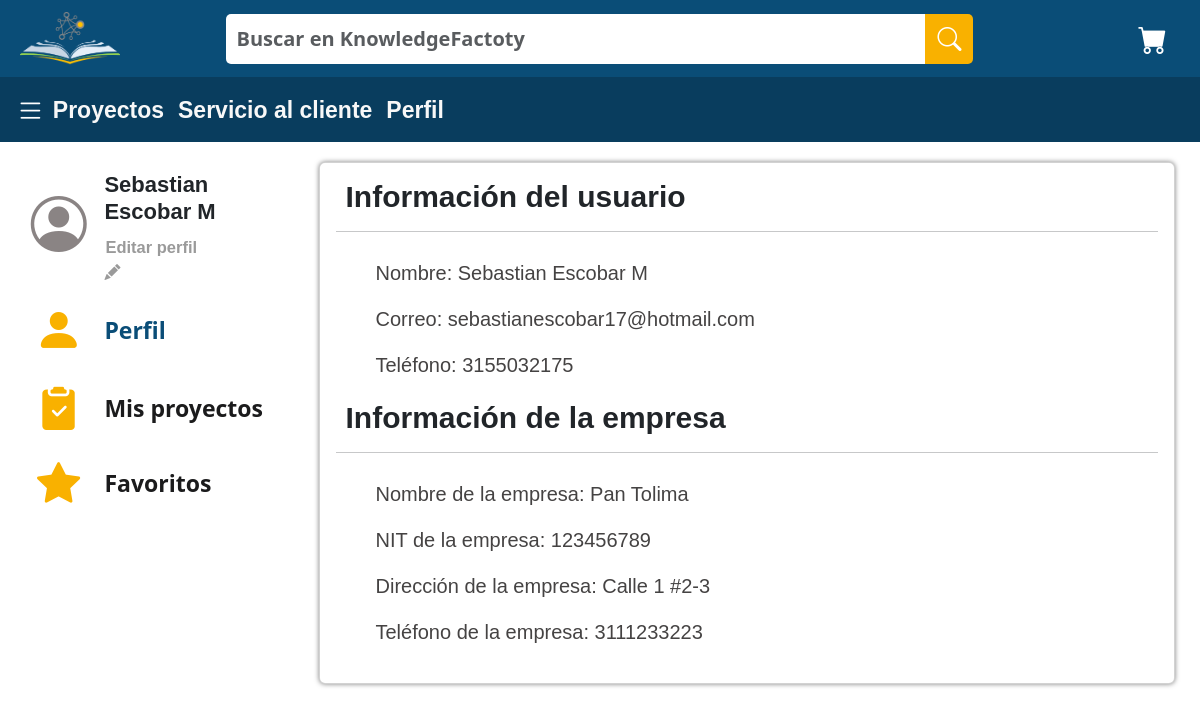
The app's page /Perfil/ (signed in) with its own data.
### test_app/models.py (models this page shows, shortened)
class User(AbstractBaseUser, PermissionsMixin):
    cc = models.CharField(auto_created=False, primary_key=True, serialize=False, verbose_name='CC', max_length=10)
    fullname = models.CharField(max_length=50)
    phoneNumberU = models.CharField(max_length=15)
    email = models.EmailField(max_length=100, verbose_name="email", unique=True)
    password = models.CharField(max_length=100)
    birthday = models.DateField()
    is_staff = models.BooleanField(default=True) #esto es necesario para el login. Aunque podemos ignorarlo en el modelo de datos.
    is_active = models.BooleanField(default=True) #esto es necesario para el login. Aunque podemos ignorarlo en el modelo de datos.
    is_superuser = models.BooleanField(default=False) #esto es necesario para el login. Aunque podemos ignorarlo en el modelo de datos.
    objects = CustomUserManager()
    USERNAME_FIELD = 'email'
    REQUIRED_FIELDS = ['cc', 'fullname', 'phoneNumberU', 'password', 'birthday']
    class Meta:
        verbose_name = 'User'
        verbose_name_plural = 'Users'

class Company(models.Model):
    nit = models.CharField(auto_created=False, primary_key=True, serialize=False, verbose_name='NIT', max_length=9)
    name = models.CharField(max_length=50)
    phoneNumberC = models.CharField(max_length=15)
    address = models.CharField(max_length=300)
    user = models.ForeignKey(User, on_delete=models.CASCADE)
    objects = CompanyManager()
    REQUIRED_FIELDS = ['nit', 'name', 'phoneNumber', 'address', 'user']

### test_app/views.py (the view)
# urls.py: path('Perfil/',views.ProfileView.as_view(), name="profile"),
class ProfileView(TemplateView):
    template_name="test_app/Profile.html"
    def get (self, req):
        user=get_object_or_404(User,pk=req.user.cc)
        if Company.objects.filter(user=user.cc).count(): # Si el usuario tiene empresa asociada se hace get de la company
            company=get_object_or_404(Company,user=req.user.cc)
        else:
            company=None
        return render(req, 'test_app/Profile.html', {'user':user,'company':company})

### test_app/templates/test_app/Profile.html (shortened to what this page needs)
{% extends 'test_app/base.html' %}
{% load static %}
{% block content %}
<!DOCTYPE html>
<html lang="en">
<head>
    <link href="https://cdn.jsdelivr.net/npm/bootstrap@5.3.0-alpha2/dist/css/bootstrap.min.css" rel="stylesheet">
    <link rel="stylesheet" href="https://cdn.jsdelivr.net/npm/bootstrap-icons@1.10.3/font/bootstrap-icons.css">
    <link rel="stylesheet" href='{% static "CSS/styleProfile.css" %}'>
</head>
<body>
    <header class="container-fluid text-center" style="padding: 10px;  background-color: #0A4D77;">
        <div class="row align-items-center" style="padding-left: 10px; padding-right: 10px;">
          <div class="col-2 image_locate">
            <img src='{% static "/Images/Logo_DreamsBank.png" %}' alt="Logo de DreamsBank" style="width: 100px;">
          </div>
          <div class="col-8 items_search_locate" style="display: flex; justify-content: center;">
            <form class="form-inline">
              <div class="input-group" style="flex-shrink: 0;">
                <input id="input_search" type="text" class="form-control" placeholder="Buscar en KnowledgeFactoty" style="width: 700px;">
                <div class="input-group-append">
                  <button class="btn btn-secondary" type="button" style="background-color: #F9B100; border: 0; border-radius: 0px ; border-top-right-radius: 5px; border-bottom-right-radius: 5px; width: 100%; height: 100%;">
                    <i class="bi bi-search" style="font-size: 1.5em;"></i>
                  </button>
                </div>
              </div>
            </form>
          </div>
          <div class="col-2" style="display: flex; justify-content: end;">
            <button class="btn btn-link">
              <i class="bi bi-cart-fill" style="color: #fff; font-size: 1.8em;"></i>
            </button>
          </div>
        </div>
      </header>
      <header class="row-fluid text-center" style="padding: 10px; padding-left: 15px; padding-right: 15px; background-color: #093D5E;">
        <div class="menu-bar">
            <div class="icon_menu_bar">
              <button class="btn btn-link" style="padding: 0;">
                <i id="sideMenu" class="bi bi-list" style="color: #fff; font-size: 1.8em;z-index: 1;"></i>
              </button>
            </div>
            <a href="{% url 'homePage' %}" class="menu-item">Proyectos</a>
            <a href="#" class="menu-item">Servicio al cliente</a>
            <a href="{% url 'profile' %}" class="menu-item">Perfil</a>
          </div>
      </header>
    <div class="PrimaryBox">
      <div class="container-fluid" style="padding: 10px; padding-top: 20px; padding-bottom: 20px">
        <div class="row" style="padding-left: 15px; padding-right: 15px; padding-bottom: 25px;">
          <div class="col-3" style="margin: 0px; justify-content: space-between;">
            <div class="row" style="margin: 0px; margin-bottom: 10px;">
              <div class="col-3" style="display: flex ;align-items: center; justify-content:center ;">
                <i class="bi bi-person-circle" style="color: #8a8484; font-size: 3.5em;"></i>
              </div>
              <div class="col-9" style="display: flex; align-items: center,start; justify-content: left ;flex-direction: column; padding-top: 10px;">
                <div class="row" style="flex: 1; align-items: end;">
                  <h4 class="name-profile-view">{{user.fullname}}</h4>
                </div>
                <div class="row" style="flex: 1;align-items: start; display: flex;">
                  <div class="col-8" style="align-items: start">
                    <a href="{% url "editProfile" %}" target="_self" id="text_editProfile" class="btn btn-link" style="font-family: 'Roboto Flex', 'Arial', 'sans-serif'; font-weight: bold; color: #9A9A9A; text-decoration: none; font-size: 16.5px; width: fit-content; padding: 0px;">Editar perfil</a>
                    <a href="{% url "editProfile" %}" target="_self" id="icon_editProfile" class="bi bi-pencil-fill" style="color: #9a9a9a;"></a>
                  </div>
                </div>
              </div>
            </div>
            <div class="row" style="margin: 0px; margin-bottom: 10px;">
              <div class="col-3"  style="display: flex ;align-items: center; justify-content:center ;">
                <a href="{% url "profile" %}" target="_self" class="bi bi-person-fill" style="color: #F9B100; font-size: 3.0em;"></a>
              </div>
              <div class="col" style="align-items: center; display: flex;">
                <a href="{% url "profile" %}" target="_self" style="color: #0A4D77; font-size: 23px; text-decoration: none; font-weight: bold;">Perfil</a>
              </div>
            </div>
            <div class="row" style="margin: 0px; margin-bottom: 10px;">
              <div class="col-3"  style="display: flex ;align-items: center; justify-content:center ;">
                <a href="{% url "profileMeeting" %}" target="_self" class="bi bi-clipboard2-check-fill" style="color: #F9B100; font-size: 2.7em;"></a>
              </div>
              <div class="col" style="align-items: center; display: flex;">
                <a href="{% url "profileMeeting" %}" target="_self" style="color: #1b1b1c; font-size: 23px; text-decoration: none; font-weight: bold;">Mis proyectos</a>
              </div>
            </div>
            <div class="row" style="margin: 0px; margin-bottom: 10px;">
              <div class="col-3"  style="display: flex ;align-items: center; justify-content:center ;">
                <a href="{% url "profileFavorites" %}" target="_self" class="bi bi-star-fill" style="color: #F9B100; font-size: 2.7em;"></a>
              </div>
              <div class="col" style="align-items: center; display: flex;">
                <a href="{% url "profileFavorites" %}" target="_self" style="color: #1b1b1c; font-size: 23px; text-decoration: none; font-weight: bold;">Favoritos</a>
              </div>
            </div>
          </div>
          <div class="col-9">
            <div class="card" style="width: 100%;box-shadow: 0px 0px 5px rgba(0, 0, 0, 0.5);">
              <div class="card-body">
                <h5 class="card-title">Información del usuario</h5>
                <hr>
                <div class="container-fluid" style="padding-left: 40px; padding-top: 10px; padding-bottom: 20px; padding-right: 40px;">
                  <p class="card-text">Nombre: {{user.fullname}}</p>
                  <p class="card-text">Correo: {{user.email}}</p>
                  <p class="card-text">Teléfono: {{user.phoneNumberU}}</p>
                </div>
                  {% if company %}
                  <h5 class="card-title">Información de la empresa</h5>
                  <hr>
                  <div class="container-fluid" style="padding-left: 40px; padding-top: 10px; padding-bottom: 20px; padding-right: 40px;">
                  <p class="card-text">Nombre de la empresa: {{company.name}}</p>
                  <p class="card-text">NIT de la empresa: {{company.nit}}</p>
                  <p class="card-text">Dirección de la empresa: {{company.address}}</p>
                  <p class="card-text">Teléfono de la empresa: {{company.phoneNumberC}}</p>
                  {% endif %}
                </div>
            </div>
          </div>
</body>
</html>
{% endblock %}

### test_app/static/CSS/styleProfile.css (style rules this page uses)
* { margin: 0; padding: 0; box-sizing: border-box; text-decoration: none; }
.image_locate { text-align: left; }
.items_search_locate { text-align: center; align-self: center; }
#input_search { height: 50px; border: 0px; border-top-left-radius: 5px; border-bottom-left-radius: 5px; color: #525151; font-weight: bold; padding-left: 10px; padding-right: 10px; font-size: 20px; text-align: left; }
.menu-bar { display: flex; flex-direction: row; flex-wrap: wrap; overflow: hidden; justify-content:left; align-items: center; }
header div a { display: flex; align-self: center; justify-content: center; }
.menu-item { color: #fff; list-style: none; margin-right: 7px; margin-left: 7px; text-decoration: none; font-size: 23px; font-weight: bold; color: #F8F8F8; font-family: "Roboto Flex", "Arial", sans-serif; }
.name-profile-view { font-family: 'Roboto Flex', 'Arial', 'sans-serif'; font-weight: bold; font-size: 22px; }
.card-title { font-size: 30px; font-weight: bold; font-family: 'Roboto Flex', 'Arial', 'sans-serif'; padding-left: 10px; }
.card-text { color: #454343; font-family: 'Roboto Flex', 'Arial', 'sans-serif'; font-size: 20px; }

### records on screen
User: fullname "Sebastian Escobar M", email "sebastianescobar17@hotmail.com", phoneNumberU "3155032175"
Company: name "Pan Tolima", nit "123456789", address "Calle 1 #2-3", phoneNumberC "3111233223"
